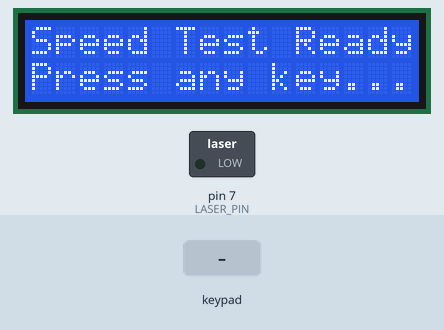
Bench run of a sketch on a simulated Arduino Mega 2560, built for the host (arithmetic inside an expression is 32-bit, double 64-bit). Parts: 16×2 character LCD, switched loads named in the sketch (green lamp = pin HIGH). Inputs (shaded band) come from the test bench.

Above: at 1.2 s.
1.3 s: key 'A' pressed
At 2.6 s:
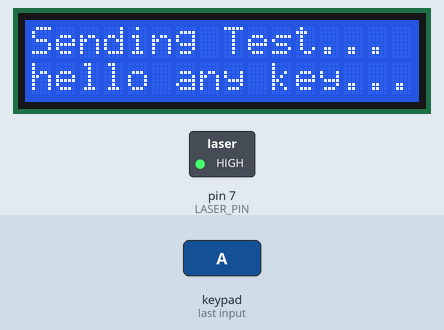
At 22.5 s:
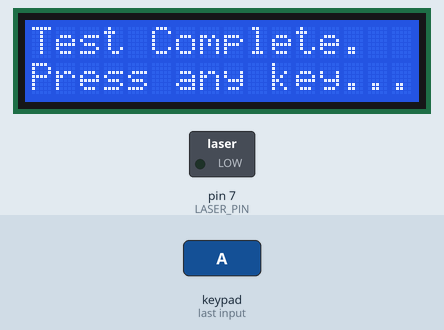
Timing chart, 0 to 23.6 s (numbered marks = the images above; inputs shaded):
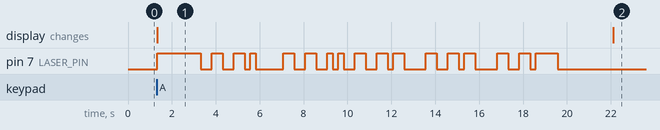

The sketch:

laser_speed_test.ino
```cpp
#include <Keypad.h>
#include <Wire.h>
#include <LiquidCrystal_I2C.h>

LiquidCrystal_I2C lcd(0x27, 16, 2);

const byte ROWS = 4;
const byte COLS = 3;

char keys[ROWS][COLS] = {
  {'A','D','G'},
  {'J','M','P'},
  {'S','V','9'},
  {'*','0','#'}
};

byte rowPins[ROWS] = {36, 41, 40, 38};
byte colPins[COLS] = {37, 35, 39};

Keypad keypad = Keypad(makeKeymap(keys), rowPins, colPins, ROWS, COLS);

const int LASER_PIN = 7;
String message = "hello";

const int MESSAGE_START_PULSE = 2000;
const int MESSAGE_END_PAUSE   = 2000;
const int BYTE_START_PULSE    = 500;
const int BIT_DURATION        = 250;
const int GAP_AFTER_BYTE_START = 250;
const int GAP_BETWEEN_LETTERS = 500;

void updateTopLCD(String s) {
  lcd.setCursor(0, 0);
  lcd.print(s);
  for (int i = s.length(); i < 16; i++) {
    lcd.print(" ");
  }
}

void setup() {
  pinMode(LASER_PIN, OUTPUT);
  digitalWrite(LASER_PIN, LOW);

  Wire.begin(8, 9);
  lcd.init();

  lcd.backlight();
  updateTopLCD("Speed Test Ready");
  lcd.setCursor(0, 1);
  lcd.print("Press any key...");
  lcd.noBlink();
}

void loop(){
  char key = keypad.getKey();

  if (key) {
    updateTopLCD("Sending Test...");
    lcd.setCursor(0, 1);
    lcd.print(message);

    transmitMessage();

    updateTopLCD("Test Complete.");
    lcd.setCursor(0, 1);
    lcd.print("Press any key...");
  }
}

void transmitMessage() {
  digitalWrite(LASER_PIN, HIGH);
  delay(MESSAGE_START_PULSE);
  digitalWrite(LASER_PIN, LOW);
  delay(GAP_BETWEEN_LETTERS);

  for (int i = 0; i < message.length(); i++) {
    sendByte(message.charAt(i));
  }

  digitalWrite(LASER_PIN, LOW);
  delay(MESSAGE_END_PAUSE);
}

void sendByte(char data) {
  digitalWrite(LASER_PIN, HIGH);
  delay(BYTE_START_PULSE);

  digitalWrite(LASER_PIN, LOW);
  delay(GAP_AFTER_BYTE_START);

  for (int i = 7; i >= 0; i--) {
    bool bit_is_one = (data >> i) & 1;
    if (bit_is_one) {
      digitalWrite(LASER_PIN, HIGH);
    } else {
      digitalWrite(LASER_PIN, LOW);
    }
    delay(BIT_DURATION);
  }

  digitalWrite(LASER_PIN, LOW);
  delay(GAP_BETWEEN_LETTERS);
}
```

Measured:
- after the input at 1.3 s, pin 7 (LASER_PIN): LOW → HIGH at once, → LOW 2.0 s later, → HIGH 0.50 s later, → LOW 0.50 s later, … (34 changes in this stretch); the display: changes at once (image 1)
